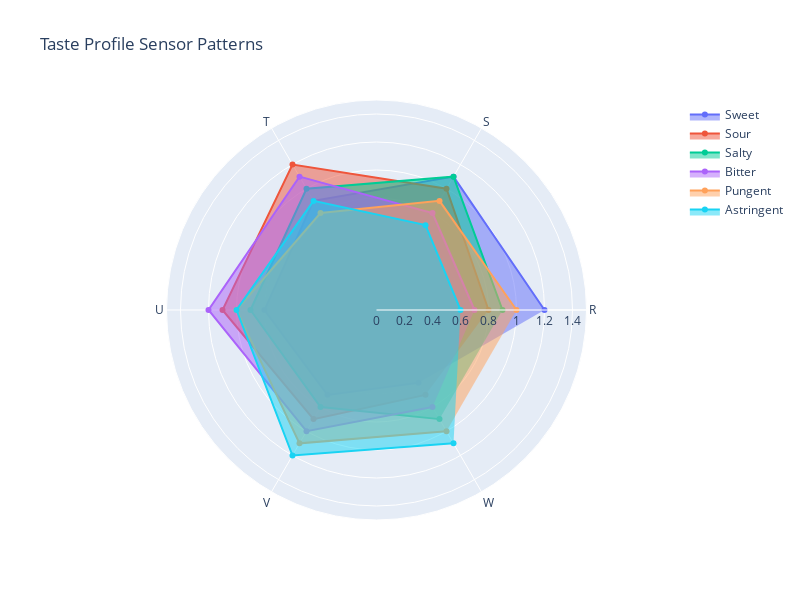
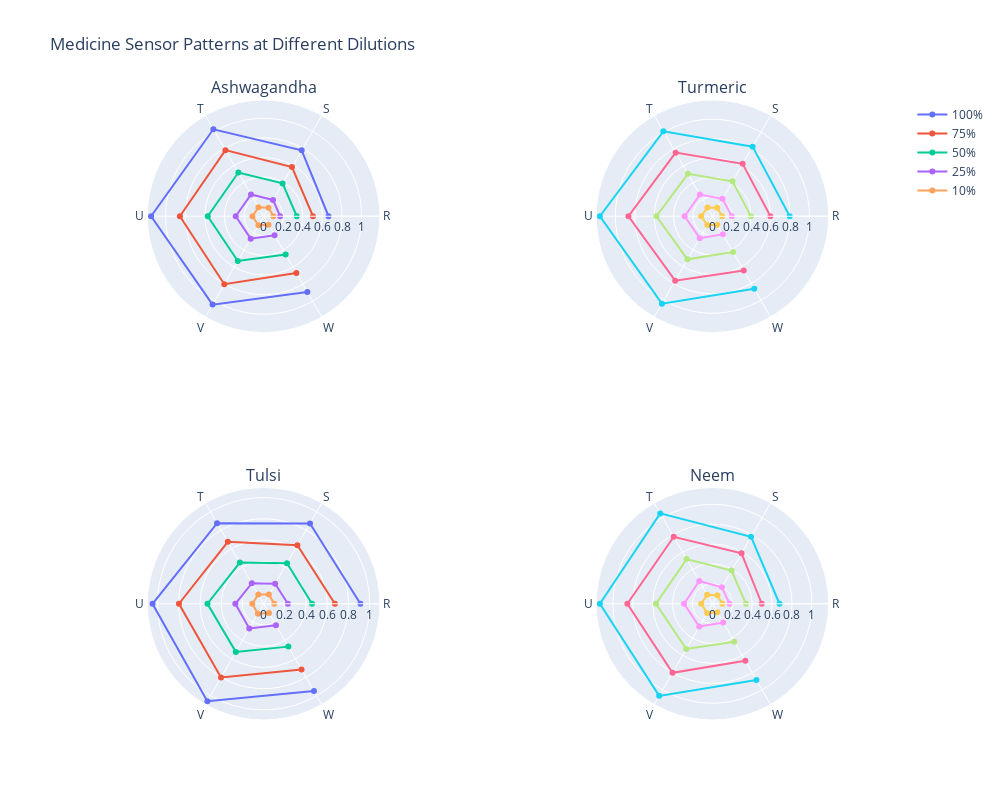
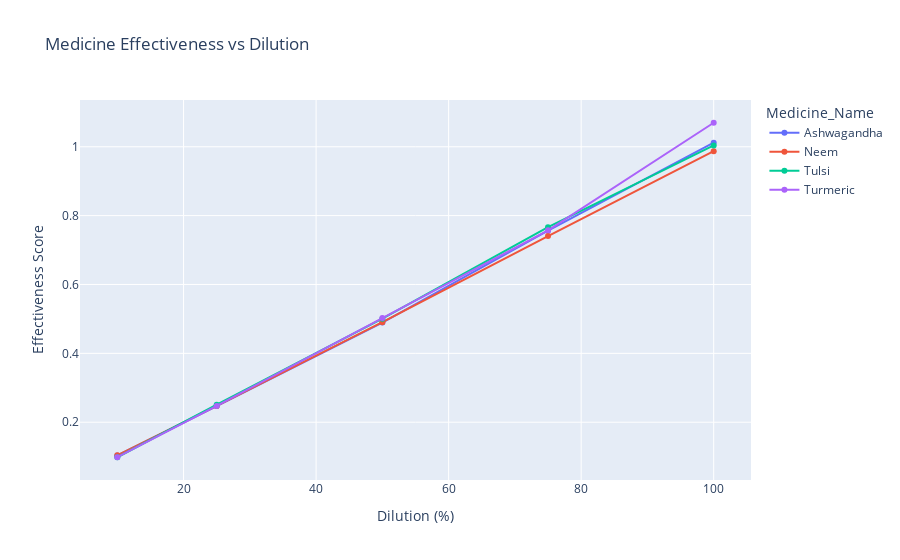
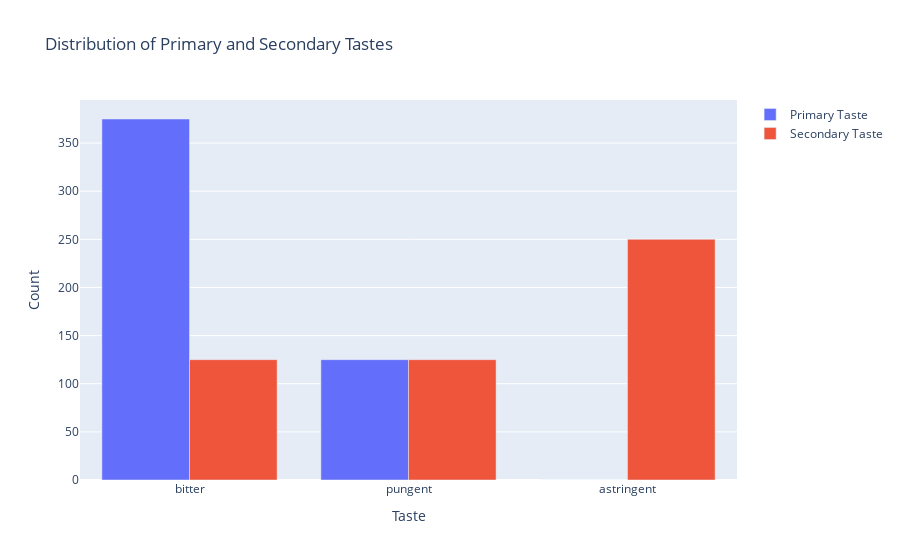

The code cell stored with these charts, in order, in its notebook:
### Code cell
# 1. Taste Profile Radar Charts
fig = go.Figure()

# Create radar chart for each taste profile
for taste, profile in taste_profiles.items():
    fig.add_trace(go.Scatterpolar(
        r=[profile[ch] for ch in ['R', 'S', 'T', 'U', 'V', 'W']],
        theta=['R', 'S', 'T', 'U', 'V', 'W'],
        name=taste.capitalize(),
        fill='toself'
    ))

fig.update_layout(
    polar=dict(radialaxis=dict(range=[0, 1.5])),
    title='Taste Profile Sensor Patterns',
    showlegend=True,
    width=800,
    height=600
)
fig.show()

# 2. Medicine Sensor Patterns by Dilution
fig = make_subplots(rows=2, cols=2, 
                    subplot_titles=list(medicines.keys()),
                    specs=[[{'type': 'polar'}]*2]*2)

row_col = [(1,1), (1,2), (2,1), (2,2)]
for (medicine, tastes), (row, col) in zip(medicines.items(), row_col):
    for dilution in dilution_levels:
        med_data = df[(df['Medicine_Name'] == medicine) & 
                     (df['Dilution_Percent'] == dilution)][['R', 'S', 'T', 'U', 'V', 'W']].mean()
        fig.add_trace(
            go.Scatterpolar(
                r=med_data.values,
                theta=['R', 'S', 'T', 'U', 'V', 'W'],
                name=f'{dilution}%',
                showlegend=(row == 1 and col == 1)
            ),
            row=row, col=col
        )

fig.update_layout(
    height=800, width=1000,
    title_text="Medicine Sensor Patterns at Different Dilutions"
)
fig.show()

# 3. Effectiveness vs Dilution by Medicine
effectiveness_by_dilution = df.groupby(['Medicine_Name', 'Dilution_Percent'])['Effectiveness_Score'].mean().reset_index()
fig = px.line(effectiveness_by_dilution,
              x='Dilution_Percent',
              y='Effectiveness_Score',
              color='Medicine_Name',
              title='Medicine Effectiveness vs Dilution',
              labels={'Dilution_Percent': 'Dilution (%)',
                     'Effectiveness_Score': 'Effectiveness Score'},
              markers=True)
fig.show()

# 4. Taste Profile Distribution
taste_counts = pd.concat([
    df['Primary_Taste'].value_counts().rename('Primary'),
    df['Secondary_Taste'].value_counts().rename('Secondary')
], axis=1).fillna(0)

fig = go.Figure(data=[
    go.Bar(name='Primary Taste', x=taste_counts.index, y=taste_counts['Primary']),
    go.Bar(name='Secondary Taste', x=taste_counts.index, y=taste_counts['Secondary'])
])
fig.update_layout(
    barmode='group',
    title='Distribution of Primary and Secondary Tastes',
    xaxis_title='Taste',
    yaxis_title='Count'
)
fig.show()

# 5. Sensor Response Heatmap
sensor_corr = df[['R', 'S', 'T', 'U', 'V', 'W']].corr()
fig = px.imshow(sensor_corr,
                labels=dict(x="Sensor", y="Sensor", color="Correlation"),
                x=sensor_corr.columns,
                y=sensor_corr.columns,
                title="Sensor Cross-Correlation Matrix",
                color_continuous_scale='RdBu',
                width=700,
                height=700)
fig.show()

# 6. 3D Scatter Plot of Principal Components by Medicine and Dilution
# Prepare data for PCA
X = df[['R', 'S', 'T', 'U', 'V', 'W']].values
pca = PCA(n_components=3)
X_pca = pca.fit_transform(X)

fig = go.Figure()

for medicine in medicines:
    mask = df['Medicine_Name'] == medicine
    fig.add_trace(go.Scatter3d(
        x=X_pca[mask, 0],
        y=X_pca[mask, 1],
        z=X_pca[mask, 2],
        mode='markers',
        name=medicine,
        marker=dict(
            size=5,
            color=df[mask]['Dilution_Percent'],
            colorscale='Viridis',
            showscale=True if medicine == list(medicines.keys())[0] else False
        ),
        text=[f"Dilution: {d}%" for d in df[mask]['Dilution_Percent']]
    ))

fig.update_layout(
    title='3D PCA Visualization of Medicines and Dilutions',
    scene=dict(
        xaxis_title='PC1',
        yaxis_title='PC2',
        zaxis_title='PC3'
    ),
    width=1000,
    height=800
)
fig.show()

# Print explained variance ratio
print("\nPCA Explained Variance Ratio:")
print(pd.DataFrame({
    'Principal Component': [f'PC{i+1}' for i in range(3)],
    'Explained Variance (%)': pca.explained_variance_ratio_ * 100
}).to_string(index=False))

### Figure 1 — Plotly figure (JSON) as saved in the notebook; plotly's stock layout.template omitted (floating-point values rounded to 4 significant figures)
{"data": [{"fill": "toself", "name": "Sweet", "r": [1.2, 1.1, 0.9, 0.8, 0.7, 0.6], "theta": ["R", "S", "T", "U", "V", "W"], "type": "scatterpolar"}, {"fill": "toself", "name": "Sour", "r": [0.8, 1, 1.2, 1.1, 0.9, 0.7], "theta": ["R", "S", "T", "U", "V", "W"], "type": "scatterpolar"}, {"fill": "toself", "name": "Salty", "r": [0.9, 1.1, 1, 0.9, 0.8, 0.9], "theta": ["R", "S", "T", "U", "V", "W"], "type": "scatterpolar"}, {"fill": "toself", "name": "Bitter", "r": [0.7, 0.8, 1.1, 1.2, 1, 0.8], "theta": ["R", "S", "T", "U", "V", "W"], "type": "scatterpolar"}, {"fill": "toself", "name": "Pungent", "r": [1, 0.9, 0.8, 1, 1.1, 1], "theta": ["R", "S", "T", "U", "V", "W"], "type": "scatterpolar"}, {"fill": "toself", "name": "Astringent", "r": [0.6, 0.7, 0.9, 1, 1.2, 1.1], "theta": ["R", "S", "T", "U", "V", "W"], "type": "scatterpolar"}], "layout": {"height": 600, "polar": {"radialaxis": {"range": [0, 1.5]}}, "showlegend": true, "title": {"text": "Taste Profile Sensor Patterns"}, "width": 800}}

### Figure 2 — Plotly figure (JSON) as saved in the notebook; plotly's stock layout.template omitted (floating-point values rounded to 4 significant figures)
{"data": [{"name": "100%", "r": [0.6623, 0.7772, 1.025, 1.148, 1.041, 0.8936], "showlegend": true, "subplot": "polar", "theta": ["R", "S", "T", "U", "V", "W"], "type": "scatterpolar"}, {"name": "75%", "r": [0.5041, 0.5792, 0.779, 0.854, 0.8015, 0.6685], "showlegend": true, "subplot": "polar", "theta": ["R", "S", "T", "U", "V", "W"], "type": "scatterpolar"}, {"name": "50%", "r": [0.3385, 0.387, 0.5152, 0.5699, 0.5269, 0.4494], "showlegend": true, "subplot": "polar", "theta": ["R", "S", "T", "U", "V", "W"], "type": "scatterpolar"}, {"name": "25%", "r": [0.1685, 0.1924, 0.257, 0.2844, 0.2641, 0.2241], "showlegend": true, "subplot": "polar", "theta": ["R", "S", "T", "U", "V", "W"], "type": "scatterpolar"}, {"name": "10%", "r": [0.1, 0.1, 0.105, 0.1142, 0.1054, 0.1], "showlegend": true, "subplot": "polar", "theta": ["R", "S", "T", "U", "V", "W"], "type": "scatterpolar"}, {"name": "100%", "r": [0.7964, 0.8281, 1.01, 1.159, 1.04, 0.8625], "showlegend": false, "subplot": "polar2", "theta": ["R", "S", "T", "U", "V", "W"], "type": "scatterpolar"}, {"name": "75%", "r": [0.5975, 0.6234, 0.7569, 0.8649, 0.7667, 0.6461], "showlegend": false, "subplot": "polar2", "theta": ["R", "S", "T", "U", "V", "W"], "type": "scatterpolar"}, {"name": "50%", "r": [0.3963, 0.4158, 0.5052, 0.5769, 0.5127, 0.4246], "showlegend": false, "subplot": "polar2", "theta": ["R", "S", "T", "U", "V", "W"], "type": "scatterpolar"}, {"name": "25%", "r": [0.2001, 0.2073, 0.2575, 0.286, 0.2605, 0.2154], "showlegend": false, "subplot": "polar2", "theta": ["R", "S", "T", "U", "V", "W"], "type": "scatterpolar"}, {"name": "10%", "r": [0.1, 0.1, 0.1027, 0.1158, 0.1034, 0.1], "showlegend": false, "subplot": "polar2", "theta": ["R", "S", "T", "U", "V", "W"], "type": "scatterpolar"}, {"name": "100%", "r": [0.9123, 0.8741, 0.8763, 1.046, 1.06, 0.9491], "showlegend": false, "subplot": "polar3", "theta": ["R", "S", "T", "U", "V", "W"], "type": "scatterpolar"}, {"name": "75%", "r": [0.6717, 0.6367, 0.6739, 0.7974, 0.8022, 0.7145], "showlegend": false, "subplot": "polar3", "theta": ["R", "S", "T", "U", "V", "W"], "type": "scatterpolar"}, {"name": "50%", "r": [0.4565, 0.4412, 0.4475, 0.5291, 0.5236, 0.4664], "showlegend": false, "subplot": "polar3", "theta": ["R", "S", "T", "U", "V", "W"], "type": "scatterpolar"}, {"name": "25%", "r": [0.2287, 0.2172, 0.2223, 0.2663, 0.2694, 0.2329], "showlegend": false, "subplot": "polar3", "theta": ["R", "S", "T", "U", "V", "W"], "type": "scatterpolar"}, {"name": "10%", "r": [0.1002, 0.1, 0.1, 0.1066, 0.1083, 0.1003], "showlegend": false, "subplot": "polar3", "theta": ["R", "S", "T", "U", "V", "W"], "type": "scatterpolar"}, {"name": "100%", "r": [0.6746, 0.7771, 1.049, 1.131, 1.069, 0.8853], "showlegend": false, "subplot": "polar4", "theta": ["R", "S", "T", "U", "V", "W"], "type": "scatterpolar"}, {"name": "75%", "r": [0.4964, 0.5858, 0.7775, 0.8547, 0.8015, 0.6628], "showlegend": false, "subplot": "polar4", "theta": ["R", "S", "T", "U", "V", "W"], "type": "scatterpolar"}, {"name": "50%", "r": [0.3371, 0.3859, 0.5184, 0.5667, 0.5257, 0.4418], "showlegend": false, "subplot": "polar4", "theta": ["R", "S", "T", "U", "V", "W"], "type": "scatterpolar"}, {"name": "25%", "r": [0.1719, 0.1914, 0.2642, 0.2849, 0.2653, 0.2172], "showlegend": false, "subplot": "polar4", "theta": ["R", "S", "T", "U", "V", "W"], "type": "scatterpolar"}, {"name": "10%", "r": [0.1, 0.1, 0.1048, 0.1121, 0.1063, 0.1], "showlegend": false, "subplot": "polar4", "theta": ["R", "S", "T", "U", "V", "W"], "type": "scatterpolar"}], "layout": {"annotations": [{"font": {"size": 16}, "showarrow": false, "text": "Ashwagandha", "x": 0.225, "xanchor": "center", "xref": "paper", "y": 1, "yanchor": "bottom", "yref": "paper"}, {"font": {"size": 16}, "showarrow": false, "text": "Turmeric", "x": 0.775, "xanchor": "center", "xref": "paper", "y": 1, "yanchor": "bottom", "yref": "paper"}, {"font": {"size": 16}, "showarrow": false, "text": "Tulsi", "x": 0.225, "xanchor": "center", "xref": "paper", "y": 0.375, "yanchor": "bottom", "yref": "paper"}, {"font": {"size": 16}, "showarrow": false, "text": "Neem", "x": 0.775, "xanchor": "center", "xref": "paper", "y": 0.375, "yanchor": "bottom", "yref": "paper"}], "height": 800, "polar": {"domain": {"x": [0, 0.45], "y": [0.625, 1]}}, "polar2": {"domain": {"x": [0.55, 1], "y": [0.625, 1]}}, "polar3": {"domain": {"x": [0, 0.45], "y": [0, 0.375]}}, "polar4": {"domain": {"x": [0.55, 1], "y": [0, 0.375]}}, "title": {"text": "Medicine Sensor Patterns at Different Dilutions"}, "width": 1000}}

### Figure 3 — Plotly figure (JSON) as saved in the notebook; plotly's stock layout.template omitted (floating-point values rounded to 4 significant figures)
{"data": [{"hovertemplate": "Medicine_Name=Ashwagandha<br>Dilution (%)=%{x}<br>Effectiveness Score=%{y}<extra></extra>", "legendgroup": "Ashwagandha", "line": {"color": "#636efa", "dash": "solid"}, "marker": {"symbol": "circle"}, "mode": "lines+markers", "name": "Ashwagandha", "orientation": "v", "showlegend": true, "type": "scatter", "x": [10, 25, 50, 75, 100], "xaxis": "x", "y": [0.1033, 0.2467, 0.4892, 0.7562, 1.012], "yaxis": "y"}, {"hovertemplate": "Medicine_Name=Neem<br>Dilution (%)=%{x}<br>Effectiveness Score=%{y}<extra></extra>", "legendgroup": "Neem", "line": {"color": "#EF553B", "dash": "solid"}, "marker": {"symbol": "circle"}, "mode": "lines+markers", "name": "Neem", "orientation": "v", "showlegend": true, "type": "scatter", "x": [10, 25, 50, 75, 100], "xaxis": "x", "y": [0.1038, 0.2474, 0.4905, 0.7408, 0.9872], "yaxis": "y"}, {"hovertemplate": "Medicine_Name=Tulsi<br>Dilution (%)=%{x}<br>Effectiveness Score=%{y}<extra></extra>", "legendgroup": "Tulsi", "line": {"color": "#00cc96", "dash": "solid"}, "marker": {"symbol": "circle"}, "mode": "lines+markers", "name": "Tulsi", "orientation": "v", "showlegend": true, "type": "scatter", "x": [10, 25, 50, 75, 100], "xaxis": "x", "y": [0.09822, 0.2508, 0.5006, 0.7663, 1.004], "yaxis": "y"}, {"hovertemplate": "Medicine_Name=Turmeric<br>Dilution (%)=%{x}<br>Effectiveness Score=%{y}<extra></extra>", "legendgroup": "Turmeric", "line": {"color": "#ab63fa", "dash": "solid"}, "marker": {"symbol": "circle"}, "mode": "lines+markers", "name": "Turmeric", "orientation": "v", "showlegend": true, "type": "scatter", "x": [10, 25, 50, 75, 100], "xaxis": "x", "y": [0.09833, 0.2473, 0.5025, 0.7575, 1.07], "yaxis": "y"}], "layout": {"legend": {"title": {"text": "Medicine_Name"}, "tracegroupgap": 0}, "title": {"text": "Medicine Effectiveness vs Dilution"}, "xaxis": {"anchor": "y", "domain": [0, 1], "title": {"text": "Dilution (%)"}}, "yaxis": {"anchor": "x", "domain": [0, 1], "title": {"text": "Effectiveness Score"}}}}

### Figure 4 — Plotly figure (JSON) as saved in the notebook; plotly's stock layout.template omitted (floating-point values rounded to 4 significant figures)
{"data": [{"name": "Primary Taste", "type": "bar", "x": ["bitter", "pungent", "astringent"], "y": [375.0, 125.0, 0.0]}, {"name": "Secondary Taste", "type": "bar", "x": ["bitter", "pungent", "astringent"], "y": [125, 125, 250]}], "layout": {"barmode": "group", "title": {"text": "Distribution of Primary and Secondary Tastes"}, "xaxis": {"title": {"text": "Taste"}}, "yaxis": {"title": {"text": "Count"}}}}
